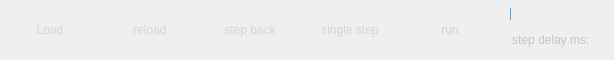
       <widget class="QWidget" name="widget" native="true">
        <property name="sizePolicy">
         <sizepolicy hsizetype="Preferred" vsizetype="Fixed">
          <horstretch>0</horstretch>
          <verstretch>0</verstretch>
         </sizepolicy>
        </property>
        <property name="minimumSize">
         <size>
          <width>0</width>
          <height>60</height>
         </size>
        </property>
        <property name="maximumSize">
         <size>
          <width>16777215</width>
          <height>60</height>
         </size>
        </property>
        <property name="styleSheet">
         <string notr="true">QToolButton{
border:none;
	color: rgb(212, 212, 212);
}</string>
        </property>
        <layout class="QHBoxLayout" name="horizontalLayout">
         <property name="spacing">
          <number>0</number>
         </property>
         <property name="leftMargin">
          <number>0</number>
         </property>
         <property name="topMargin">
          <number>0</number>
         </property>
         <property name="rightMargin">
          <number>0</number>
         </property>
         <property name="bottomMargin">
          <number>0</number>
         </property>
         <item>
          <widget class="QToolButton" name="loadButton">
           <property name="minimumSize">
            <size>
             <width>100</width>
             <height>50</height>
            </size>
           </property>
           <property name="maximumSize">
            <size>
             <width>100</width>
             <height>50</height>
            </size>
           </property>
           <property name="sizeIncrement">
            <size>
             <width>0</width>
             <height>0</height>
            </size>
           </property>
           <property name="styleSheet">
            <string notr="true"/>
           </property>
           <property name="text">
            <string>Load</string>
           </property>
           <property name="icon">
            <iconset resource="../../res/ui_res/file_images/file_images.qrc">
             <normaloff>:/file.png</normaloff>:/file.png</iconset>
           </property>
           <property name="toolButtonStyle">
            <enum>Qt::ToolButtonTextUnderIcon</enum>
           </property>
          </widget>
         </item>
         <item>
          <widget class="QToolButton" name="reloadButton">
           <property name="minimumSize">
            <size>
             <width>100</width>
             <height>50</height>
            </size>
           </property>
           <property name="maximumSize">
            <size>
             <width>100</width>
             <height>50</height>
            </size>
           </property>
           <property name="sizeIncrement">
            <size>
             <width>0</width>
             <height>0</height>
            </size>
           </property>
           <property name="styleSheet">
            <string notr="true">;</string>
           </property>
           <property name="text">
            <string>reload</string>
           </property>
           <property name="icon">
            <iconset resource="../../res/ui_res/_res.qrc">
             <normaloff>:/icon_6wl1qboo45n/reload.png</normaloff>:/icon_6wl1qboo45n/reload.png</iconset>
           </property>
           <property name="toolButtonStyle">
            <enum>Qt::ToolButtonTextUnderIcon</enum>
           </property>
          </widget>
         </item>
         <item>
          <widget class="QToolButton" name="backButton">
           <property name="minimumSize">
            <size>
             <width>100</width>
             <height>50</height>
            </size>
           </property>
           <property name="maximumSize">
            <size>
             <width>100</width>
             <height>50</height>
            </size>
           </property>
           <property name="sizeIncrement">
            <size>
             <width>0</width>
             <height>0</height>
            </size>
           </property>
           <property name="styleSheet">
            <string notr="true"/>
           </property>
           <property name="text">
            <string>step back</string>
           </property>
           <property name="icon">
            <iconset resource="../../res/ui_res/_res.qrc">
             <normaloff>:/icon_6wl1qboo45n/step back.png</normaloff>:/icon_6wl1qboo45n/step back.png</iconset>
           </property>
           <property name="toolButtonStyle">
            <enum>Qt::ToolButtonTextUnderIcon</enum>
           </property>
          </widget>
         </item>
         <item>
          <widget class="QToolButton" name="singleButton">
           <property name="minimumSize">
            <size>
             <width>100</width>
             <height>50</height>
            </size>
           </property>
           <property name="maximumSize">
            <size>
             <width>100</width>
             <height>50</height>
            </size>
           </property>
           <property name="sizeIncrement">
            <size>
             <width>0</width>
             <height>0</height>
            </size>
           </property>
           <property name="styleSheet">
            <string notr="true"/>
           </property>
           <property name="text">
            <string>single step</string>
           </property>
           <property name="icon">
            <iconset resource="../../res/ui_res/_res.qrc">
             <normaloff>:/icon_6wl1qboo45n/signal step.png</normaloff>:/icon_6wl1qboo45n/signal step.png</iconset>
           </property>
           <property name="toolButtonStyle">
            <enum>Qt::ToolButtonTextUnderIcon</enum>
           </property>
          </widget>
         </item>
         <item>
          <widget class="QToolButton" name="runButton">
           <property name="minimumSize">
            <size>
             <width>100</width>
             <height>50</height>
            </size>
           </property>
           <property name="maximumSize">
            <size>
             <width>100</width>
             <height>50</height>
            </size>
           </property>
           <property name="sizeIncrement">
            <size>
             <width>0</width>
             <height>0</height>
            </size>
           </property>
           <property name="styleSheet">
            <string notr="true"/>
           </property>
           <property name="text">
            <string>run</string>
           </property>
           <property name="icon">
            <iconset resource="../../res/ui_res/_res.qrc">
             <normaloff>:/icon_6wl1qboo45n/run_.png</normaloff>:/icon_6wl1qboo45n/run_.png</iconset>
           </property>
           <property name="toolButtonStyle">
            <enum>Qt::ToolButtonTextUnderIcon</enum>
           </property>
          </widget>
         </item>
         <item>
          <widget class="QWidget" name="ratewidget" native="true">
           <layout class="QVBoxLayout" name="verticalLayout_2">
            <property name="spacing">
             <number>0</number>
            </property>
            <property name="leftMargin">
             <number>0</number>
            </property>
            <property name="topMargin">
             <number>0</number>
            </property>
            <property name="rightMargin">
             <number>0</number>
            </property>
            <property name="bottomMargin">
             <number>9</number>
            </property>
            <item>
             <widget class="QWidget" name="widget_3" native="true">
              <property name="minimumSize">
               <size>
                <width>0</width>
                <height>30</height>
               </size>
              </property>
              <property name="maximumSize">
               <size>
                <width>16777215</width>
                <height>30</height>
               </size>
              </property>
              <layout class="QVBoxLayout" name="verticalLayout_4">
               <property name="spacing">
                <number>0</number>
               </property>
               <property name="leftMargin">
                <number>10</number>
               </property>
               <property name="topMargin">
                <number>0</number>
               </property>
               <property name="rightMargin">
                <number>20</number>
               </property>
               <property name="bottomMargin">
                <number>0</number>
               </property>
               <item>
                <widget class="QSlider" name="horizontalSlider">
                 <property name="styleSheet">
                  <string notr="true">QSlider::groove:horizontal{ 
		height: 12px; 
		left: 0px; 
		right: 0px; 
		border:0px;    //指定无边框
	    border-radius:6px;    //指定圆角
		background:rgba(0,0,0,50);
 } 
 QSlider::handle:horizontal{ 
		width:  50px; 
		height: 50px; 
		margin-top: -20px; 
		margin-left: 0px; 
		margin-bottom: -20px; 
		margin-right: 0px; 
 		border-image:url(:/res/images/setting_slider_handle.png);
} 
QSlider::sub-page:horizontal{
	   background:rgba(80,166,234,1);
}</string>
                 </property>
                 <property name="orientation">
                  <enum>Qt::Horizontal</enum>
                 </property>
                </widget>
               </item>
              </layout>
             </widget>
            </item>
            <item>
             <widget class="QWidget" name="widget_4" native="true">
              <property name="minimumSize">
               <size>
                <width>0</width>
                <height>20</height>
               </size>
              </property>
              <property name="maximumSize">
               <size>
                <width>16777215</width>
                <height>20</height>
               </size>
              </property>
              <layout class="QVBoxLayout" name="verticalLayout_3">
               <property name="spacing">
                <number>0</number>
               </property>
               <property name="leftMargin">
                <number>12</number>
               </property>
               <property name="topMargin">
                <number>0</number>
               </property>
               <property name="rightMargin">
                <number>20</number>
               </property>
               <property name="bottomMargin">
                <number>0</number>
               </property>
               <item>
                <widget class="QLabel" name="ratelabel">
                 <property name="styleSheet">
                  <string notr="true">#ratelabel{
	color: rgb(196, 198, 199);
}</string>
                 </property>
                 <property name="text">
                  <string>step delay ms:</string>
                 </property>
                </widget>
               </item>
              </layout>
             </widget>
            </item>
           </layout>
          </widget>
         </item>
        </layout>
       </widget>
